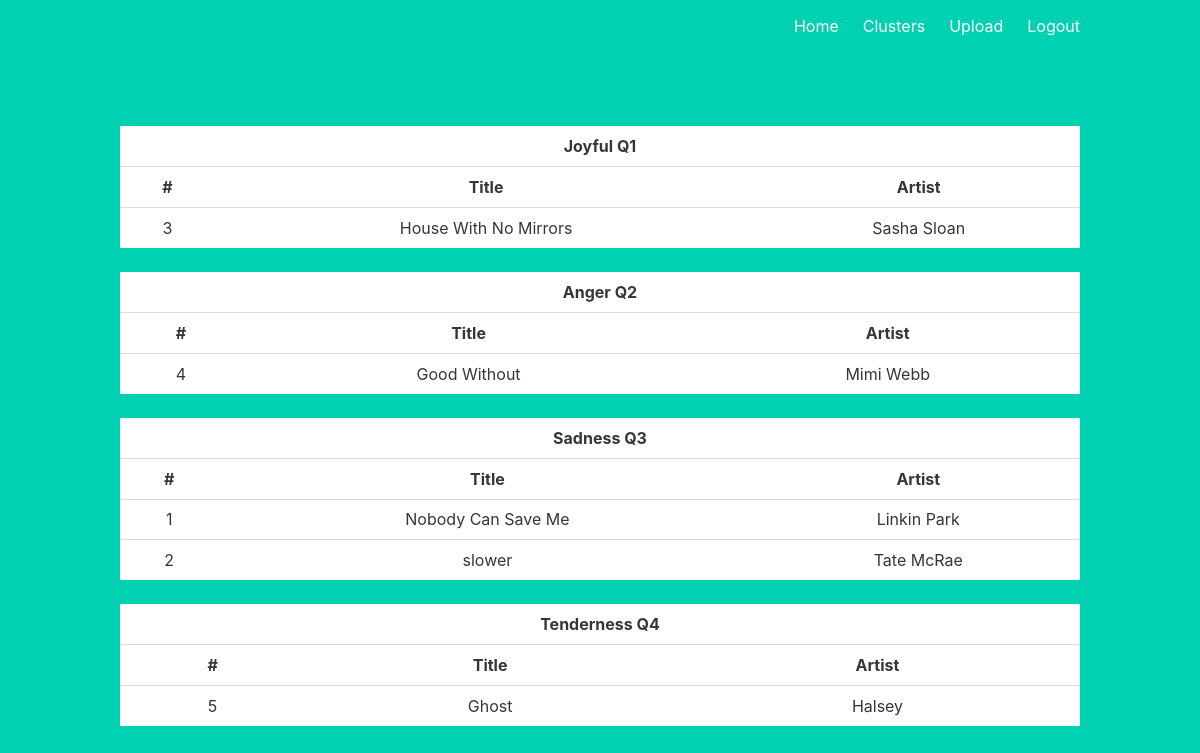
The page /clusters (signed in) on the database its author committed.
### app/models.py (models this page shows, shortened)
class Track(db.Model):
    id = db.Column(db.Integer, primary_key=True)
    quadrant = db.Column(db.Integer)
    title = db.Column(db.String(120))
    name = db.Column(db.String(1000))
    album = db.Column(db.String(128))
    lyrics = db.Column(db.String(100000000))

### app/views.py (the view)
@main.route("/clusters")
@login_required
def clusters():
    list_q1 = Track.query.filter_by(quadrant=1)
    list_q2 = Track.query.filter_by(quadrant=2)
    list_q3 = Track.query.filter_by(quadrant=3)
    list_q4 = Track.query.filter_by(quadrant=4)
    return render_template("clusters.html", list_q1=list_q1, list_q2=list_q2,
                           list_q3=list_q3, list_q4=list_q4)

### app/__init__.py (called while the page is built)
def create_app():
    app = Flask(__name__)
    app.config["SECRET_KEY"] = "12FOEIGHEIOGIOOAIF"
    app.config["SQLALCHEMY_DATABASE_URI"] = "sqlite:///db.sqlite"
    app.config["SQLALCHEMY_TRACK_MODIFICATIONS"] = False
    db.init_app(app)
    login_manager = LoginManager()
    login_manager.login_view = "auth.login"
    login_manager.init_app(app)
    from .models import User
    @login_manager.user_loader
    def load_user(user_id):
        return User.query.get(int(user_id))
    from .auth import auth as auth_blueprint
    app.register_blueprint(auth_blueprint)
    from .views import main as main_blueprint
    app.register_blueprint(main_blueprint)
    return app

### app/templates/clusters.html (shortened to what this page needs)
{% extends "base.html" %}
{% block content %}
<table class="table hoverable is-fullwidth">
  <tr>
    <th colspan="3" scope="colgroup">Joyful Q1</th>
  </tr>
  <tr>
    <th>#</th>
    <th>Title</th>
    <th>Artist</th>
  </tr>
  <tr>
  {% for song in list_q1 %}
  <tr>
    <td>
      <a href="{{ url_for('main.track', track_id=song.id) }}">
        {{ song.id }}
      </a>
    </td>
    <td>{{ song.title }}</td>
    <td>{{ song.name }}</td>
  </tr>
  {% endfor %}
</table>
<table class="table hoverable is-fullwidth">
  <tr>
    <th colspan="3" scope="colgroup">Anger Q2</th>
  </tr>
  <tr>
    <th>#</th>
    <th>Title</th>
    <th>Artist</th>
  </tr>
  {% for song in list_q2 %}
  <tr>
    <td>
      <a href="{{ url_for('main.track', track_id=song.id) }}">
        {{ song.id }}
      </a>
    </td>
    <td>{{ song.title }}</td>
    <td>{{ song.name }}</td>
  </tr>
  {% endfor %}
</table>
<table class="table hoverable is-fullwidth">
  <tr>
    <th colspan="3" scope="colgroup">Sadness Q3</th>
  </tr>
  <tr>
    <th>#</th>
    <th>Title</th>
    <th>Artist</th>
  </tr>
  <tr>
  {% for song in list_q3 %}
  <tr>
    <td>
      <a href="{{ url_for('main.track', track_id=song.id) }}">
        {{ song.id }}
      </a>
    </td>
    <td>{{ song.title }}</td>
    <td>{{ song.name }}</td>
  </tr>
  {% endfor %}
</table>
<table class="table hoverable is-fullwidth">
  <tr>
    <th colspan="3" scope="colgroup">Tenderness Q4</th>
  </tr>
  <tr>
    <th>#</th>
    <th>Title</th>
    <th>Artist</th>
  </tr>
  <tr>
  {% for song in list_q4 %}
  <tr>
    <td>
      <a href="{{ url_for('main.track', track_id=song.id) }}">
        {{ song.id }}
      </a>
    </td>
    <td>{{ song.title }}</td>
    <td>{{ song.name }}</td>
  </tr>
  {% endfor %}
</table>
{% endblock %}

### app/templates/base.html (shortened to what this page needs)
<!DOCTYPE html>
<html>
<head>
    <link rel="stylesheet" href="https://cdnjs.cloudflare.com/ajax/libs/bulma/0.7.2/css/bulma.min.css" />
</head>
<body>
    <section class="hero is-primary is-fullheight">
        <div class="hero-head">
            <nav class="navbar">
                <div class="container">
                    <div id="navbarMenuHeroA" class="navbar-menu">
                        <div class="navbar-end">
                            <a href="{{ url_for('main.index') }}" class="navbar-item">
                                Home
                            </a>
                            {% if current_user.is_authenticated %}
                            <a href="{{ url_for('main.clusters') }}" class="navbar-item">
                                Clusters
                            </a>
                            <a href="{{ url_for('main.upload') }}" class="navbar-item">
                                Upload
                            </a>
                            {% endif %}
                            {% if current_user.is_authenticated %}
                            <a href="{{ url_for('auth.signout') }}" class="navbar-item">
                                Logout
                            </a>
                            {% endif %}
                        </div>
                    </div>
                </div>
            </nav>
        </div>
        <div class="hero-body">
            <div class="container has-text-centered">
               {% block content %}
               {% endblock %}
            </div>
        </div>
    </section>
</body>
</html>

### rows shown on the page
Track: id "3", title "House With No Mirrors", name "Sasha Sloan"
Track: id "4", title "Good Without", name "Mimi Webb"
Track: id "1", title "Nobody Can Save Me", name "Linkin Park"
Track: id "2", title "slower", name "Tate McRae"
Track: id "5", title "Ghost", name "Halsey"
